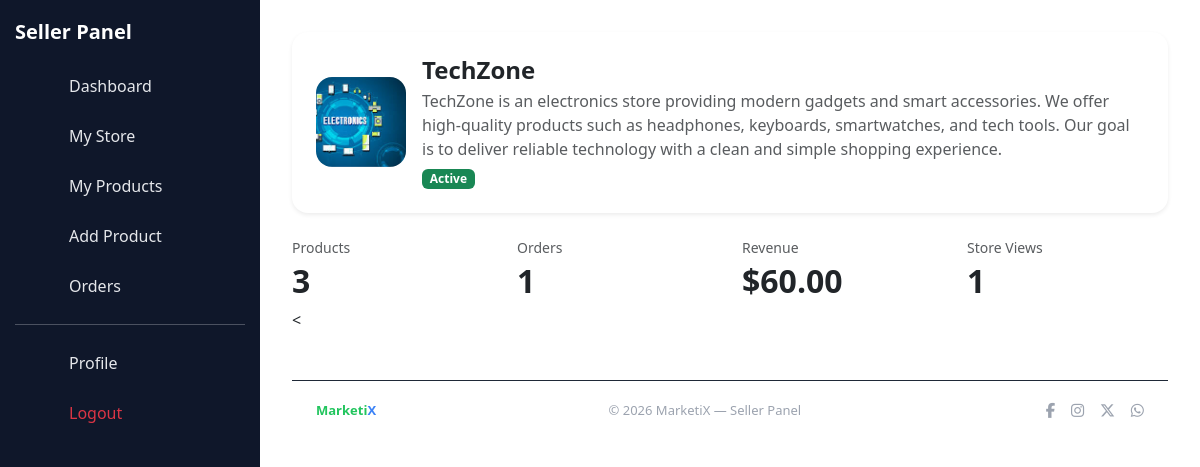
/views/seller/dashboard.php (signed in), run on the app's committed database.
### tables this page shows
CREATE TABLE `stores` (
  `store_id` int(11) NOT NULL,
  `seller_id` int(11) NOT NULL,
  `store_name` varchar(150) NOT NULL,
  `store_description` text DEFAULT NULL,
  `store_image` varchar(255) DEFAULT NULL,
  `store_views` int(10) UNSIGNED NOT NULL DEFAULT 0,
  `store_status` enum('active','inactive','blocked') NOT NULL DEFAULT 'active',
  `created_at` timestamp NOT NULL DEFAULT current_timestamp()
);

### app/controllers/SellerDashboardController.php (called while the page is built, shortened)
<?php
class SellerDashboardController
{
    private PDO $pdo;
    public function __construct(PDO $pdo)
    {
        $this->pdo = $pdo;
    }
    public function getSellerId(int $userId): int
    {
        $stmt = $this->pdo->prepare("
            SELECT seller_id
            FROM sellers
            WHERE user_id = ?
            LIMIT 1
        ");
        $stmt->execute([$userId]);
        $sellerId = $stmt->fetchColumn();
        return (int)$sellerId;
    }
    public function getStore(int $sellerId): ?array
    {
        $stmt = $this->pdo->prepare("
            SELECT *
            FROM stores
            WHERE seller_id = ?
            LIMIT 1
        ");
        $stmt->execute([$sellerId]);
        return $stmt->fetch(PDO::FETCH_ASSOC) ?: null;
    }
    public function getStatistics(int $storeId): array
    {
        $stmt = $this->pdo->prepare("
            SELECT COUNT(*)
            FROM products
            WHERE store_id = ?
              AND product_status = 'active'
        ");
        $stmt->execute([$storeId]);
        $totalProducts = (int)$stmt->fetchColumn();
        $stmt = $this->pdo->prepare("
            SELECT COUNT(DISTINCT o.order_id)
            FROM orders o
            JOIN order_items oi ON o.order_id = oi.order_id
            JOIN products p ON oi.product_id = p.product_id
            WHERE p.store_id = ?
        ");
        $stmt->execute([$storeId]);
        $totalOrders = (int)$stmt->fetchColumn();
        $stmt = $this->pdo->prepare("
            SELECT IFNULL(SUM(oi.quantity * oi.product_price), 0)
            FROM orders o
            JOIN order_items oi ON o.order_id = oi.order_id
            JOIN products p ON oi.product_id = p.product_id
            WHERE p.store_id = ?
              AND o.order_status = 'completed'
        ");
        $stmt->execute([$storeId]);
        $totalRevenue = (float)$stmt->fetchColumn();
        return [
            'totalProducts' => $totalProducts,
            'totalOrders'   => $totalOrders,
            'totalRevenue'  => $totalRevenue
        ];
    }
}

### views/seller/dashboard.php (the view, shortened to what this page needs)
<?php
require_once $_SERVER['DOCUMENT_ROOT'] . '/MarketiX/app/bootstrap.php';
require_once ROOT_PATH . '/app/middleware/auth.php';
require_once ROOT_PATH . '/app/controllers/SellerDashboardController.php';
$userId = (int) $_SESSION['user_id'];
$dashboardController = new SellerDashboardController($pdo);
$sellerId = $dashboardController->getSellerId($userId);
$store    = $dashboardController->getStore($sellerId);
$storeExists = (bool) $store;
$totalProducts = 0;
$totalOrders   = 0;
$totalRevenue  = 0;
$storeViews    = 0;
if ($storeExists) {
    $storeId    = (int) $store['store_id'];
    $storeViews = (int) $store['store_views'];
    $stats = $dashboardController->getStatistics($storeId);
    $totalProducts = (int) $stats['totalProducts'];
    $totalOrders   = (int) $stats['totalOrders'];
    $totalRevenue  = (float) $stats['totalRevenue'];
}
?>
<?php if ($storeExists): ?>
<div class="card border-0 shadow-sm rounded-4 p-4 mb-4">
  <div class="d-flex align-items-center gap-3">
    <?php if (!empty($store['store_image'])): ?>
      <img
        src="<?= BASE_URL ?>/public/uploads/stores/<?= htmlspecialchars($store['store_image']) ?>"
        width="90" height="90"
        style="border-radius:16px;object-fit:cover;">
    <?php endif; ?>
    <div>
      <h4 class="fw-bold mb-1"><?= htmlspecialchars($store['store_name']) ?></h4>
      <p class="text-muted mb-1"><?= htmlspecialchars($store['store_description']) ?></p>
      <?php
      $statusMap = [
        'active'   => ['Active', 'bg-success'],
        'inactive' => ['Inactive', 'bg-secondary'],
        'blocked'  => ['Blocked', 'bg-danger']
      ];
      $badge = $statusMap[$store['store_status']] ?? $statusMap['inactive'];
      ?>
      <span class="badge <?= $badge[1] ?>">
        <?= $badge[0] ?>
      </span>
    </div>
  </div>
</div>
<div class="row g-4">
  <div class="col-md-3">
    <div class="stat-card">
      <p class="text-muted small mb-1">Products</p>
      <h2 class="fw-bold"><?= $totalProducts ?></h2>
    </div>
  </div>
  <div class="col-md-3">
    <div class="stat-card">
      <p class="text-muted small mb-1">Orders</p>
      <h2 class="fw-bold"><?= $totalOrders ?></h2>
    </div>
  </div>
  <div class="col-md-3">
    <div class="stat-card">
      <p class="text-muted small mb-1">Revenue</p>
      <h2 class="fw-bold">$<?= number_format($totalRevenue, 2) ?></h2>
    </div>
  </div>
  <div class="col-md-3">
    <div class="stat-card">
      <p class="text-muted small mb-1">Store Views</p>
      <h2 class="fw-bold"><?= $storeViews ?></h2>
    </div>
  </div>
</div>
<?php endif; ?>
<?php
include __DIR__ . '/layouts/dashboard_layout.php';

### views/seller/layouts/dashboard_layout.php (style rules this page uses)
:root { --mx-green: #22c55e; --mx-blue: #3b82f6; --mx-dark: #0f172a; --mx-dark-2: #111827; --mx-border: #1f2937; --mx-text: #e5e7eb; --mx-muted: #9ca3af; }

### data on the page
stores: store_image (picture), store_name "TechZone", store_description "TechZone is an electronics store providing modern gadgets and smart accessories. We offer high-quality products such as headphones, keyboards, smartwatches, and tech tools. Our goal is to deliver reliable technology with a clean and simple shopping experience.", store_status "Active", store_views "1"

### other printed values
$totalProducts "3"
$totalOrders "1"
$totalRevenue "60.00"
